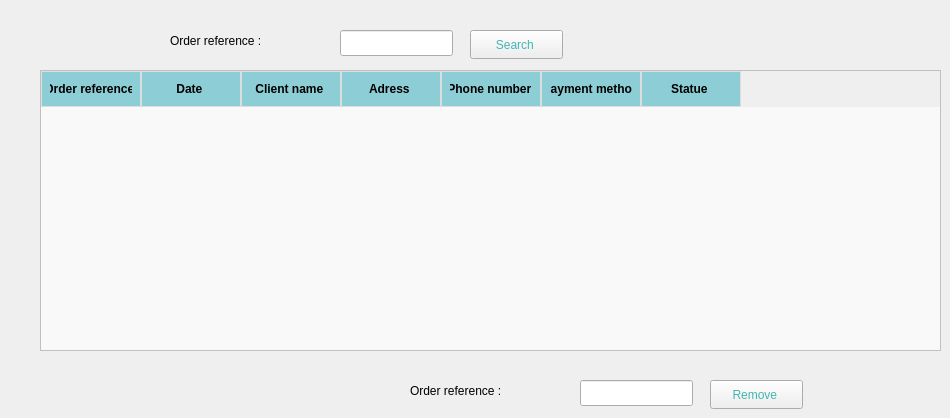
        <widget class="QWidget" name="tab_9">
         <property name="styleSheet">
          <string notr="true">#lineEdit_8
{
border:2px solid #42b5b2; 
}
#lineEdit_9
{
border:2px solid #42b5b2; 
}
#label_7
{
	
	font: 12pt &quot;Berlin Sans FB&quot;;
}
#label_6
{font: 12pt &quot;Berlin Sans FB&quot;;
}
#pushButton_4
{
color: #42b5b2; 
font: 12pt &quot;Berlin Sans FB&quot;;
}
#pushButton_5
{
color: #42b5b2; 
font: 12pt &quot;Berlin Sans FB&quot;;
}


</string>
         </property>
         <attribute name="title">
          <string>Consult</string>
         </attribute>
         <widget class="QTableWidget" name="tableWidget_2">
          <property name="geometry">
           <rect>
            <x>40</x>
            <y>70</y>
            <width>901</width>
            <height>281</height>
           </rect>
          </property>
          <property name="styleSheet">
           <string notr="true">QTableWidget {
    background-color: #f9f9f9;
    color: #333;
    font-size: 14px;
    gridline-color: #e0e0e0;
}

QHeaderView::section {
    background-color:#8dced6 ;
    color: black;
    font-weight: bold;
    padding: 8px;
    border: 1px solid #dddddd;
}

QTableWidget::item {
    border: 1px solid #dddddd;
    padding: 8px;
}

QTableWidget::item:hover {
    background-color: #e8f5e9;
    color: #333;
}

QTableWidget::item:selected {
    background-color: #eab676;
    color: white;
}
</string>
          </property>
          <column>
           <property name="text">
            <string>Order reference </string>
           </property>
          </column>
          <column>
           <property name="text">
            <string>Date </string>
           </property>
          </column>
          <column>
           <property name="text">
            <string>Client name </string>
           </property>
          </column>
          <column>
           <property name="text">
            <string>Adress </string>
           </property>
          </column>
          <column>
           <property name="text">
            <string>Phone number </string>
           </property>
          </column>
          <column>
           <property name="text">
            <string>Payment method</string>
           </property>
          </column>
          <column>
           <property name="text">
            <string>Statue </string>
           </property>
          </column>
         </widget>
         <widget class="QLabel" name="label_6">
          <property name="geometry">
           <rect>
            <x>170</x>
            <y>30</y>
            <width>161</width>
            <height>21</height>
           </rect>
          </property>
          <property name="text">
           <string>Order reference :</string>
          </property>
         </widget>
         <widget class="QLineEdit" name="lineEdit_12">
          <property name="geometry">
           <rect>
            <x>340</x>
            <y>30</y>
            <width>113</width>
            <height>26</height>
           </rect>
          </property>
         </widget>
         <widget class="QPushButton" name="pushButton_4">
          <property name="geometry">
           <rect>
            <x>470</x>
            <y>30</y>
            <width>93</width>
            <height>29</height>
           </rect>
          </property>
          <property name="text">
           <string>Search </string>
          </property>
         </widget>
         <widget class="QLabel" name="label_7">
          <property name="geometry">
           <rect>
            <x>410</x>
            <y>380</y>
            <width>151</width>
            <height>21</height>
           </rect>
          </property>
          <property name="text">
           <string>Order reference :</string>
          </property>
         </widget>
         <widget class="QLineEdit" name="lineEdit_13">
          <property name="geometry">
           <rect>
            <x>580</x>
            <y>380</y>
            <width>113</width>
            <height>26</height>
           </rect>
          </property>
         </widget>
         <widget class="QPushButton" name="pushButton_5">
          <property name="geometry">
           <rect>
            <x>710</x>
            <y>380</y>
            <width>93</width>
            <height>29</height>
           </rect>
          </property>
          <property name="text">
           <string>Remove </string>
          </property>
         </widget>
        </widget>
